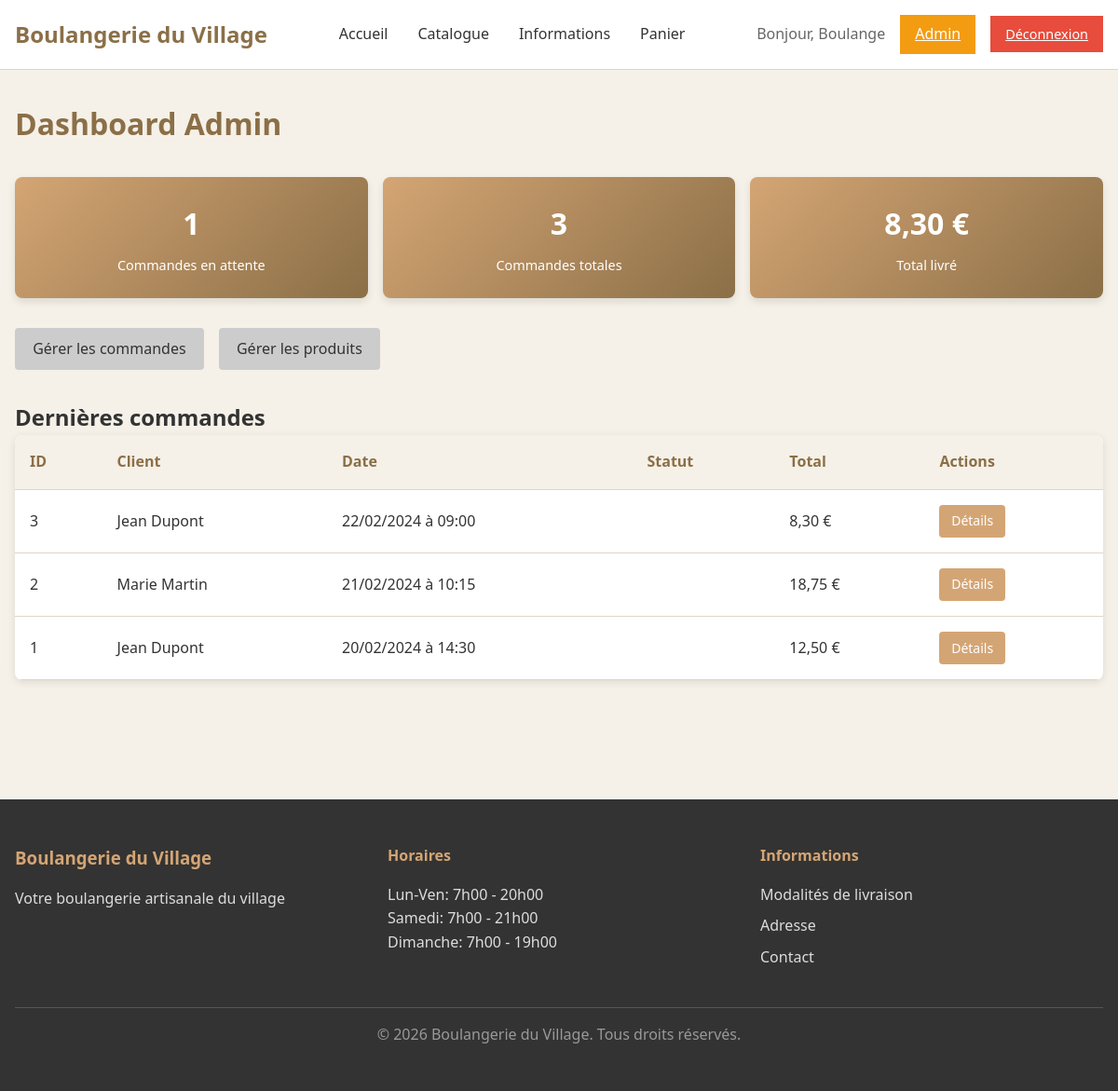
The app's page /public/admin/index.php (signed in) with its own data.
### tables this page shows
CREATE TABLE users (
    id INT PRIMARY KEY AUTO_INCREMENT,
    nom VARCHAR(100) NOT NULL,
    prenom VARCHAR(100) NOT NULL,
    email VARCHAR(150) NOT NULL UNIQUE,
    mot_de_passe VARCHAR(255) NOT NULL,
    adresse TEXT,
    telephone VARCHAR(20),
    role ENUM('client', 'admin') DEFAULT 'client',
    created_at DATETIME DEFAULT CURRENT_TIMESTAMP,
    
    INDEX idx_email (email),
    INDEX idx_role (role)
);

CREATE TABLE commandes (
    id INT PRIMARY KEY AUTO_INCREMENT,
    user_id INT NOT NULL,
    date_commande DATETIME DEFAULT CURRENT_TIMESTAMP,
    statut ENUM('en_attente', 'prete', 'livree') DEFAULT 'en_attente',
    total DECIMAL(8,2) NOT NULL,
    adresse_livraison TEXT NOT NULL,
    commentaire TEXT,
    
    FOREIGN KEY (user_id) REFERENCES users(id) ON DELETE CASCADE,
    INDEX idx_user (user_id),
    INDEX idx_statut (statut),
    INDEX idx_date (date_commande)
);

### includes/auth.php (called while the page is built, shortened)
<?php
require_once __DIR__ . '/db.php';
function current_user(): ?array {
    $user = db_fetch(
        'SELECT id, email, nom, prenom, role FROM users WHERE id = ?',
        [$_SESSION['user_id']]
    );
    return $user;
}
function is_logged_in(): bool {
    return isset($_SESSION['user_id']);
}

### includes/db.php (called while the page is built, shortened)
<?php
$pdo = null;
function db_connect(): PDO {
    global $pdo;
    if ($pdo === null) {
        try {
            $pdo = new PDO(
                'mysql:host=' . DB_HOST . ';dbname=' . DB_NAME . ';charset=utf8mb4',
                DB_USER,
                DB_PASS,
                [
                    PDO::ATTR_ERRMODE => PDO::ERRMODE_EXCEPTION,
                    PDO::ATTR_DEFAULT_FETCH_MODE => PDO::FETCH_ASSOC,
                    PDO::ATTR_EMULATE_PREPARES => false
                ]
            );
        } catch (PDOException $e) {
            die('Erreur de connexion à la base de données: ' . $e->getMessage());
        }
    }
    return $pdo;
}
function db_query(string $sql, array $params = []): PDOStatement {
    $pdo = db_connect();
    $stmt = $pdo->prepare($sql);
    $stmt->execute($params);
    return $stmt;
}
function db_fetch_all(string $sql, array $params = []): array {
    return db_query($sql, $params)->fetchAll();
}
function db_fetch(string $sql, array $params = []): ?array {
    $result = db_query($sql, $params)->fetch();
    return $result ?: null;
}

### includes/functions.php (called while the page is built, shortened)
<?php
function e(string $string): string {
    return htmlspecialchars($string, ENT_QUOTES, 'UTF-8');
}
function format_price(float $price): string {
    return number_format($price, 2, ',', ' ') . ' €';
}
function format_date(string $date): string {
    $timestamp = strtotime($date);
    return date('d/m/Y \à H:i', $timestamp);
}

### public/admin/index.php (the view, shortened to what this page needs)
<?php
require_once __DIR__ . '/../../includes/db.php';
require_once __DIR__ . '/../../includes/auth.php';
require_once __DIR__ . '/../../includes/functions.php';
$stats = db_fetch(
    'SELECT
        COUNT(CASE WHEN statut = "en_attente" THEN 1 END) as nb_attente,
        COUNT(*) as nb_total,
        SUM(CASE WHEN statut = "livree" THEN total ELSE 0 END) as total_livree
    FROM commandes'
);
$dernieres = db_fetch_all(
    'SELECT c.*, u.prenom, u.nom
     FROM commandes c
     JOIN users u ON c.user_id = u.id
     ORDER BY c.date_commande DESC
     LIMIT 5'
);
require_once __DIR__ . '/../../includes/header.php';
?>
<div class="container admin-container">
    <h1>Dashboard Admin</h1>
    <section class="dashboard-stats">
        <div class="stat-card">
            <h3><?php echo $stats['nb_attente']; ?></h3>
            <p>Commandes en attente</p>
        </div>
        <div class="stat-card">
            <h3><?php echo $stats['nb_total']; ?></h3>
            <p>Commandes totales</p>
        </div>
        <div class="stat-card">
            <h3><?php echo format_price($stats['total_livree'] ?? 0); ?></h3>
            <p>Total livré</p>
        </div>
    </section>
    <section class="admin-nav">
        <a href="<?php echo ADMIN_URL; ?>/commandes.php" class="btn btn-secondary">Gérer les commandes</a>
        <a href="<?php echo ADMIN_URL; ?>/produits.php" class="btn btn-secondary">Gérer les produits</a>
    </section>
    <section class="recent-orders">
        <h2>Dernières commandes</h2>
        <?php if ($dernieres): ?>
        <table class="admin-table">
            <thead>
                <tr>
                    <th>ID</th>
                    <th>Client</th>
                    <th>Date</th>
                    <th>Statut</th>
                    <th>Total</th>
                    <th>Actions</th>
                </tr>
            </thead>
            <tbody>
                <?php foreach ($dernieres as $commande): ?>
                <tr>
                    <td><?php echo $commande['id']; ?></td>
                    <td><?php echo e($commande['prenom'] . ' ' . $commande['nom']); ?></td>
                    <td><?php echo format_date($commande['date_commande']); ?></td>
                    <td><span class="badge"><?php echo format_statut($commande['statut']); ?></span></td>
                    <td><?php echo format_price($commande['total']); ?></td>
                    <td>
                        <a href="<?php echo ADMIN_URL; ?>/commande_detail.php?id=<?php echo $commande['id']; ?>" class="btn btn-sm btn-primary">Détails</a>
                    </td>
                </tr>
                <?php endforeach; ?>
            </tbody>
        </table>
        <?php else: ?>
        <p>Aucune commande pour le moment.</p>
        <?php endif; ?>
    </section>
</div>
<?php require_once __DIR__ . '/../../includes/footer.php'; ?>

### includes/header.php (shortened to what this page needs)
<?php
require_once __DIR__ . '/auth.php';
require_once __DIR__ . '/functions.php';
$user = current_user();
?>
<!DOCTYPE html>
<html lang="fr">
<head>
    <link rel="stylesheet" href="<?php echo ASSETS_WEB_PATH; ?>/css/style.css">
</head>
<body>
    <header class="main-header">
        <div class="container">
            <div class="header-content">
                <a href="<?php echo PUBLIC_URL; ?>/index.php" class="logo">
                    <h1><?php echo APP_NAME; ?></h1>
                </a>
                <nav class="main-nav">
                    <ul>
                        <li><a href="<?php echo PUBLIC_URL; ?>/index.php">Accueil</a></li>
                        <li><a href="<?php echo PUBLIC_URL; ?>/catalogue.php">Catalogue</a></li>
                        <li><a href="<?php echo PUBLIC_URL; ?>/informations.php">Informations</a></li>
                        <li><a href="<?php echo PUBLIC_URL; ?>/panier.php" class="panier-link">
                            Panier
                        </a></li>
                    </ul>
                </nav>
                <div class="user-menu">
                    <?php if ($user): ?>
                        <span class="greeting">Bonjour, <?php echo e($user['prenom']); ?></span>
                        <?php if ($user['role'] === 'admin'): ?>
                            <a href="<?php echo ADMIN_URL; ?>/index.php" class="btn-admin">Admin</a>
                        <?php endif; ?>
                        <a href="<?php echo PUBLIC_URL; ?>/deconnexion.php" class="btn-logout">Déconnexion</a>
                    <?php else: ?>
                        <a href="<?php echo PUBLIC_URL; ?>/connexion.php" class="btn-login">Connexion</a>
                        <a href="<?php echo PUBLIC_URL; ?>/inscription.php" class="btn-register">Inscription</a>
                    <?php endif; ?>
                </div>
            </div>
        </div>
    </header>
    <main class="main-content">

### assets/css/style.css (style rules this page uses)
:root { --primary-color: #d4a574; --secondary-color: #8b6f47; --text-dark: #333; --text-light: #666; --bg-light: #f5f1e8; --bg-white: #ffffff; --border-color: #e0d5c7; --success-color: #27ae60; --danger-color: #e74c3c; --warning-color: #f39c12; --spacing-unit: 1rem; }
* { margin: 0; padding: 0; box-sizing: border-box; }
html { font-size: 16px; }
body { font-family: 'Segoe UI', Tahoma, Geneva, Verdana, sans-serif; color: var(--text-dark); background-color: var(--bg-light); line-height: 1.6; }
.container { max-width: 1200px; margin: 0 auto; padding: 0 var(--spacing-unit); }
.main-header { background-color: var(--bg-white); border-bottom: 1px solid var(--border-color); padding: var(--spacing-unit) 0; position: sticky; top: 0; z-index: 1000; }
.header-content { display: flex; justify-content: space-between; align-items: center; flex-wrap: wrap; gap: var(--spacing-unit); }
.logo { text-decoration: none; color: var(--text-dark); }
.logo h1 { font-size: 1.5rem; color: var(--secondary-color); }
.main-nav ul { display: flex; list-style: none; gap: calc(var(--spacing-unit) * 2); }
.main-nav a { text-decoration: none; color: var(--text-dark); transition: color 0.3s ease; position: relative; padding-bottom: 0.3rem; }
.panier-link { position: relative; }
.user-menu { display: flex; gap: var(--spacing-unit); align-items: center; }
.greeting { color: var(--text-light); }
.btn { display: inline-block; padding: 0.6rem 1.2rem; border: none; border-radius: 4px; text-decoration: none; cursor: pointer; font-size: 1rem; transition: all 0.3s ease; font-weight: 500; }
.btn-primary { background-color: var(--primary-color); color: white; }
.btn-secondary { background-color: #ccc; color: var(--text-dark); }
.btn-sm { padding: 0.4rem 0.8rem; font-size: 0.875rem; }
.btn-admin { background-color: var(--warning-color); color: white; padding: 0.5rem 1rem; }
.btn-login, .btn-logout, .btn-register { padding: 0.5rem 1rem; font-size: 0.9rem; }
.btn-logout { background-color: var(--danger-color); color: white; }
.main-content { min-height: calc(100vh - 200px); padding: calc(var(--spacing-unit) * 2) 0; }
.admin-container { margin-bottom: calc(var(--spacing-unit) * 3); }
.admin-container h1 { color: var(--secondary-color); margin-bottom: calc(var(--spacing-unit) * 2); }
.dashboard-stats { display: grid; grid-template-columns: repeat(auto-fit, minmax(200px, 1fr)); gap: var(--spacing-unit); margin-bottom: calc(var(--spacing-unit) * 2); }
.stat-card { background: linear-gradient(135deg, var(--primary-color), var(--secondary-color)); color: white; padding: calc(var(--spacing-unit) * 1.5); border-radius: 8px; text-align: center; box-shadow: 0 4px 8px rgba(0,0,0,0.1); }
.stat-card h3 { font-size: 2rem; margin-bottom: 0.5rem; }
.stat-card p { font-size: 0.9rem; }
.admin-nav { display: flex; gap: var(--spacing-unit); margin-bottom: calc(var(--spacing-unit) * 2); }
.admin-table { width: 100%; border-collapse: collapse; background-color: var(--bg-white); border-radius: 8px; overflow: hidden; box-shadow: 0 2px 8px rgba(0,0,0,0.1); margin-bottom: calc(var(--spacing-unit) * 2); }
.admin-table th, .admin-table td { padding: var(--spacing-unit); text-align: left; border-bottom: 1px solid var(--border-color); }
.admin-table th { background-color: var(--bg-light); font-weight: bold; color: var(--secondary-color); }

### records on screen
users: prenom "Boulange"
commandes: id "3", user.nom "Jean Dupont", date_commande "22/02/2024 à 09:00", total "8,30 €"
commandes: id "2", user.nom "Marie Martin", date_commande "21/02/2024 à 10:15", total "18,75 €"
commandes: id "1", user.nom "Jean Dupont", date_commande "20/02/2024 à 14:30", total "12,50 €"

### other values on screen
APP_NAME "Boulangerie du Village"
$stats['nb_attente'] "1"
$stats['nb_total'] "3"
format_price($stats['total_livree'] ?? 0) "8,30 €"
